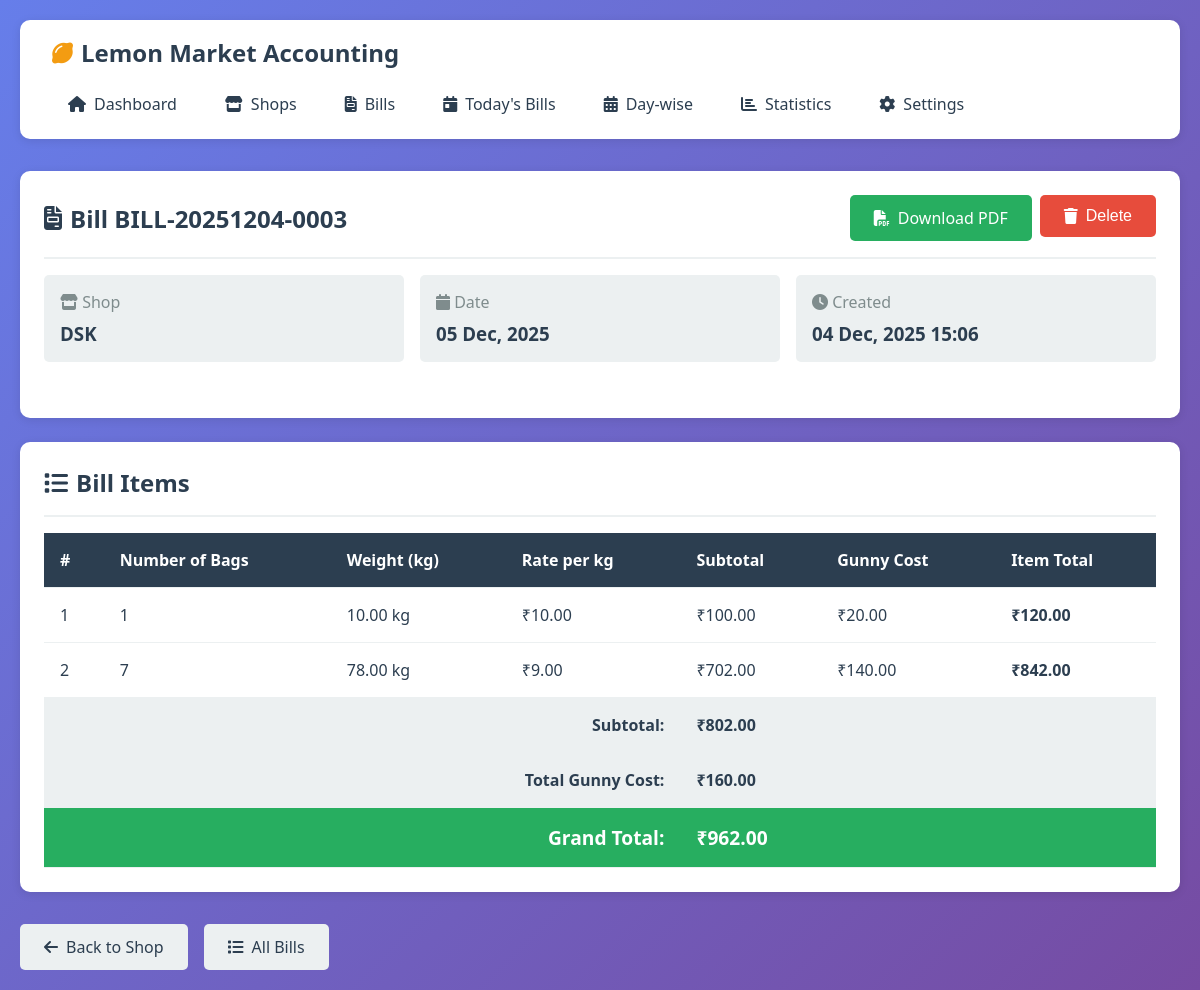
The page /bills/7/ on the database its author committed.
### accounts/models.py (models this page shows, shortened)
class Bill(models.Model):
    shop = models.ForeignKey(Shop, on_delete=models.CASCADE, related_name='bills')
    bill_number = models.CharField(max_length=50, unique=True, blank=True)
    bill_date = models.DateField()
    subtotal = models.DecimalField(
        max_digits=12,
        decimal_places=2,
        default=0.00
    )
    gunny_bag_cost = models.DecimalField(
        max_digits=10,
        decimal_places=2,
        default=0.00,
        help_text="Total gunny bag cost for this bill"
    )
    total_amount = models.DecimalField(
        max_digits=12,
        decimal_places=2,
        default=0.00
    )
    notes = models.TextField(blank=True, null=True)
    created_at = models.DateTimeField(auto_now_add=True)
    updated_at = models.DateTimeField(auto_now=True)
    class Meta:
        ordering = ['-bill_date', '-created_at']
        verbose_name = "Bill"
        verbose_name_plural = "Bills"

class Shop(models.Model):
    name = models.CharField(max_length=200, unique=True)
    address = models.TextField(blank=True, null=True)
    contact_number = models.CharField(max_length=15, blank=True, null=True)
    initial_deposit = models.DecimalField(
        max_digits=12,
        decimal_places=2,
        validators=[MinValueValidator(Decimal('0.00'))],
        help_text="Initial deposit amount (credit given to shop)"
    )
    bill_limit = models.IntegerField(
        default=5,
        validators=[MinValueValidator(1)],
        help_text="Maximum number of bills allowed per shop"
    )
    created_at = models.DateTimeField(auto_now_add=True)
    updated_at = models.DateTimeField(auto_now=True)
    is_active = models.BooleanField(default=True)
    class Meta:
        ordering = ['-created_at']
        verbose_name = "Shop"
        verbose_name_plural = "Shops"

class BillItem(models.Model):
    bill = models.ForeignKey(Bill, on_delete=models.CASCADE, related_name='items')
    number_of_bags = models.IntegerField(
        validators=[MinValueValidator(1)],
        help_text="Number of gunny bags"
    )
    weight_kg = models.DecimalField(
        max_digits=10,
        decimal_places=2,
        validators=[MinValueValidator(Decimal('0.01'))],
        help_text="Total weight in kilograms"
    )
    rate_per_kg = models.DecimalField(
        max_digits=10,
        decimal_places=2,
        validators=[MinValueValidator(Decimal('0.01'))],
        help_text="Rate per kilogram"
    )
    total_price = models.DecimalField(
        max_digits=12,
        decimal_places=2,
        default=0.00,
        help_text="Total price (weight × rate)"
    )
    gunny_cost = models.DecimalField(
        max_digits=10,
        decimal_places=2,
        default=0.00,
        help_text="Total gunny bag cost"
    )
    created_at = models.DateTimeField(auto_now_add=True)
    class Meta:
        ordering = ['created_at']
        verbose_name = "Bill Item"
        verbose_name_plural = "Bill Items"

### accounts/views.py (the view)
# urls.py: path('bills/<int:bill_id>/', views.bill_detail, name='bill_detail'),
def bill_detail(request, bill_id):
    bill = get_object_or_404(Bill, id=bill_id)
    items = bill.items.all()
    context = {
        'bill': bill,
        'items': items,
    }
    return render(request, 'accounts/bill_detail.html', context)

### templates/accounts/bill_detail.html (shortened to what this page needs)
{% extends 'base.html' %}
{% block content %}
<div class="card">
    <div class="card-header">
        <h1 class="card-title">
            <i class="fas fa-file-invoice"></i>
            Bill {{ bill.bill_number }}
        </h1>
        <div style="display: flex; gap: 0.5rem;">
            <a href="{% url 'export_bill_pdf' bill.id %}" class="btn btn-success">
                <i class="fas fa-file-pdf"></i> Download PDF
            </a>
            <form method="post" action="{% url 'bill_delete' bill.id %}" style="display: inline;"
                  onsubmit="return confirm('Are you sure you want to delete this bill?');">
                <button type="submit" class="btn btn-danger">
                    <i class="fas fa-trash"></i> Delete
                </button>
            </form>
        </div>
    </div>
    <div style="display: grid; grid-template-columns: repeat(auto-fit, minmax(250px, 1fr)); gap: 1rem; margin-bottom: 2rem;">
        <div style="background: var(--light-bg); padding: 1rem; border-radius: 5px;">
            <p style="color: var(--light-text); margin-bottom: 0.5rem;"><i class="fas fa-store"></i> Shop</p>
            <h3 style="color: var(--primary-color);">
                <a href="{% url 'shop_detail' bill.shop.id %}" style="text-decoration: none; color: inherit;">
                    {{ bill.shop.name }}
                </a>
            </h3>
        </div>
        <div style="background: var(--light-bg); padding: 1rem; border-radius: 5px;">
            <p style="color: var(--light-text); margin-bottom: 0.5rem;"><i class="fas fa-calendar"></i> Date</p>
            <h3 style="color: var(--primary-color);">{{ bill.bill_date|date:"d M, Y" }}</h3>
        </div>
        <div style="background: var(--light-bg); padding: 1rem; border-radius: 5px;">
            <p style="color: var(--light-text); margin-bottom: 0.5rem;"><i class="fas fa-clock"></i> Created</p>
            <h3 style="color: var(--primary-color);">{{ bill.created_at|date:"d M, Y H:i" }}</h3>
        </div>
    </div>
</div>
<div class="card">
    <div class="card-header">
        <h2 class="card-title">
            <i class="fas fa-list"></i>
            Bill Items
        </h2>
    </div>
    <div class="table-responsive">
        <table>
            <thead>
                <tr>
                    <th>#</th>
                    <th>Number of Bags</th>
                    <th>Weight (kg)</th>
                    <th>Rate per kg</th>
                    <th>Subtotal</th>
                    <th>Gunny Cost</th>
                    <th>Item Total</th>
                </tr>
            </thead>
            <tbody>
                {% for item in items %}
                <tr>
                    <td>{{ forloop.counter }}</td>
                    <td>{{ item.number_of_bags }}</td>
                    <td>{{ item.weight_kg|floatformat:2 }} kg</td>
                    <td>₹{{ item.rate_per_kg|floatformat:2 }}</td>
                    <td>₹{{ item.total_price|floatformat:2 }}</td>
                    <td>₹{{ item.gunny_cost|floatformat:2 }}</td>
                    <td><strong>₹{{ item.total_price|add:item.gunny_cost|floatformat:2 }}</strong></td>
                </tr>
                {% endfor %}
            </tbody>
            <tfoot style="background: var(--light-bg); font-weight: bold;">
                <tr>
                    <td colspan="4" style="text-align: right;">Subtotal:</td>
                    <td colspan="3">₹{{ bill.subtotal|floatformat:2 }}</td>
                </tr>
                <tr>
                    <td colspan="4" style="text-align: right;">Total Gunny Cost:</td>
                    <td colspan="3">₹{{ bill.gunny_bag_cost|floatformat:2 }}</td>
                </tr>
                <tr style="background: var(--success-color); color: white;">
                    <td colspan="4" style="text-align: right; font-size: 1.2rem;">Grand Total:</td>
                    <td colspan="3" style="font-size: 1.2rem;">₹{{ bill.total_amount|floatformat:2 }}</td>
                </tr>
            </tfoot>
        </table>
    </div>
</div>
<div style="margin-top: 2rem; display: flex; gap: 1rem;">
    <a href="{% url 'shop_detail' bill.shop.id %}" class="btn btn-secondary">
        <i class="fas fa-arrow-left"></i> Back to Shop
    </a>
    <a href="{% url 'bill_list' %}" class="btn btn-secondary">
        <i class="fas fa-list"></i> All Bills
    </a>
</div>
{% endblock %}

### templates/base.html (style rules this page uses)
* { margin: 0; padding: 0; box-sizing: border-box; }
:root { --primary-color: #2c3e50; --secondary-color: #3498db; --success-color: #27ae60; --danger-color: #e74c3c; --warning-color: #f39c12; --light-bg: #ecf0f1; --dark-text: #2c3e50; --light-text: #7f8c8d; --border-color: #bdc3c7; --shadow: 0 2px 10px rgba(0,0,0,0.1); --hover-shadow: 0 4px 20px rgba(0,0,0,0.15); }
body { font-family: 'Segoe UI', Tahoma, Geneva, Verdana, sans-serif; background: linear-gradient(135deg, #667eea 0%, #764ba2 100%); min-height: 100vh; color: var(--dark-text); }
.card { background: white; border-radius: 10px; padding: 1.5rem; box-shadow: var(--shadow); transition: all 0.3s; margin-bottom: 1.5rem; }
.card-header { display: flex; justify-content: space-between; align-items: center; margin-bottom: 1rem; padding-bottom: 1rem; border-bottom: 2px solid var(--light-bg); }
.card-title { font-size: 1.5rem; color: var(--primary-color); display: flex; align-items: center; gap: 0.5rem; }
.btn { padding: 0.75rem 1.5rem; border: none; border-radius: 5px; cursor: pointer; font-size: 1rem; transition: all 0.3s; text-decoration: none; display: inline-flex; align-items: center; gap: 0.5rem; font-weight: 500; }
.btn-success { background: var(--success-color); color: white; }
.btn-danger { background: var(--danger-color); color: white; }
.btn-secondary { background: var(--light-bg); color: var(--dark-text); }
.table-responsive { overflow-x: auto; margin-top: 1rem; }
table { width: 100%; border-collapse: collapse; background: white; }
th, td { padding: 1rem; text-align: left; border-bottom: 1px solid var(--light-bg); }
th { background: var(--primary-color); color: white; font-weight: 600; position: sticky; top: 0; }

### rows shown on the page
Bill: bill_number "BILL-20251204-0003", shop.name "DSK", bill_date "05 Dec, 2025", created_at "04 Dec, 2025 15:06", subtotal "802.00", gunny_bag_cost "160.00", total_amount "962.00"
BillItem: number_of_bags "1", weight_kg "10.00", rate_per_kg "10.00", total_price "100.00", gunny_cost "20.00", total_price|add "120.00"
BillItem: number_of_bags "7", weight_kg "78.00", rate_per_kg "9.00", total_price "702.00", gunny_cost "140.00", total_price|add "842.00"
